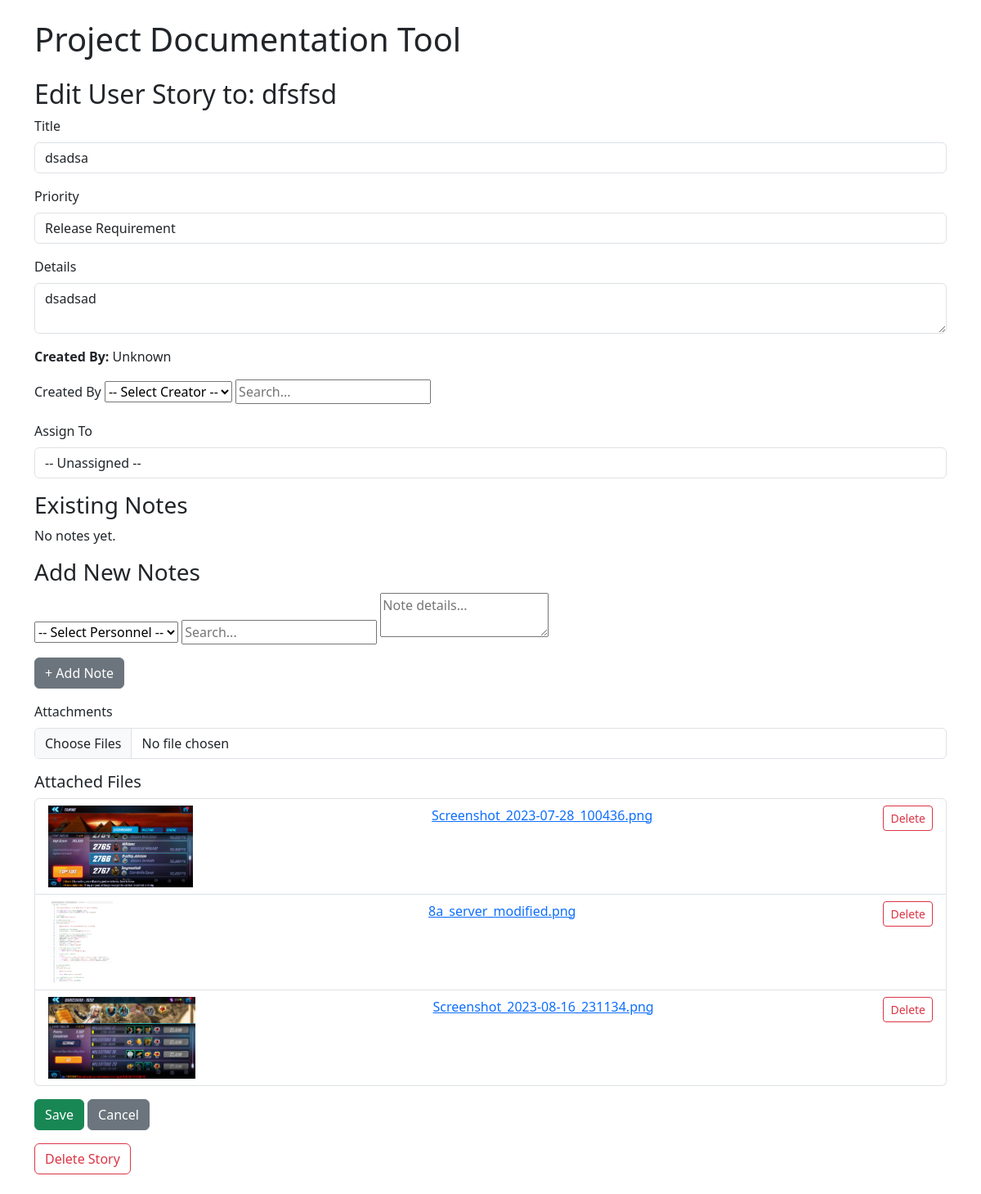
/story/1/edit, run on the app's committed database.
### models.py (models this page shows)
class Feature(db.Model):
    id = db.Column(db.Integer, primary_key=True)
    project_id = db.Column(db.Integer, db.ForeignKey('project.id'), nullable=False)
    parent_feature_id = db.Column(db.Integer, db.ForeignKey('feature.id'), nullable=True)
    title = db.Column(db.String(200), nullable=True)
    description = db.Column(db.Text)
    created_at = db.Column(db.DateTime, default=datetime.utcnow)
    ranking = db.Column(db.Integer)  # 1=MVP, 2=Desired, 3=Nice to have
    parent = db.relationship('Feature', remote_side=[id], backref='subfeatures')
    user_stories = db.relationship('UserStory', backref='feature', lazy=True, cascade="all, delete-orphan")

class UserStory(db.Model):
    id = db.Column(db.Integer, primary_key=True)
    feature_id = db.Column(db.Integer, db.ForeignKey('feature.id'), nullable=False)
    title = db.Column(db.String(200), nullable=True)
    details = db.Column(db.Text)
    created_by_id = db.Column(db.Integer, db.ForeignKey('personnel.id'))
    created_by = db.relationship('Personnel', foreign_keys=[created_by_id])
    created_at = db.Column(db.DateTime, default=datetime.utcnow)
    image_path = db.Column(db.String(255))
    ado_added = db.Column(db.Boolean, default=False)
    assigned_to_id = db.Column(db.Integer, db.ForeignKey('personnel.id'), nullable=True)
    ranking = db.Column(db.Integer)  # 1=MVP, 2=Desired, 3=Nice to have
    assigned_to = db.relationship(
        'Personnel',
        foreign_keys=[assigned_to_id],
        backref='assigned_stories'
    )
    attachments = db.relationship('Attachment', backref='story', lazy=True, cascade="all, delete-orphan")
    notes = db.relationship('Note', back_populates='story', cascade="all, delete-orphan")

class Attachment(db.Model):
    id = db.Column(db.Integer, primary_key=True)
    filename = db.Column(db.String(200), nullable=False)
    story_id = db.Column(db.Integer, db.ForeignKey('user_story.id'), nullable=False)

### app.py (the view, shortened to what this page needs)
@app.route("/story/<int:story_id>/edit", methods=["GET", "POST"])
def edit_story(story_id):
    story = UserStory.query.get_or_404(story_id)
    personnel = Personnel.query.order_by(Personnel.name).all()
    return render_template("story_form.html", story=story, personnel=personnel, feature=story.feature)

### templates/story_form.html (shortened to what this page needs)
{% extends 'base.html' %}
{% block content %}
<h2>{{ 'Edit' if story else 'Add' }} User Story to: {{ feature.title }}</h2>
<form method="POST" enctype="multipart/form-data">
  <div class="mb-3">
    <label class="form-label">Title</label>
    <input name="title" class="form-control" value="{{ story.title if story else '' }}" required />
  </div>
<div class="mb-3">
  <label class="form-label">Priority</label>
  <select name="ranking" class="form-control">
    <option value="1" {% if story and story.ranking == 1 %}selected{% endif %}>Release Requirement</option>
  </select>
</div>
  <div class="mb-3">
    <label class="form-label">Details</label>
    <textarea name="details" class="form-control" required>{{ story.details if story else '' }}</textarea>
  </div>
<p><strong>Created By:</strong> {{ story.created_by.name if story and story.created_by else "Unknown" }}</p>
<div class="mb-3">
  <label class="form-label">Created By</label>
  <select class="person-select" name="created_by_id">
    <option value="">-- Select Creator --</option>
  </select>
  <input type="text" class="person-autocomplete" placeholder="Search...">
</div>
<div class="mb-3">
<label class="form-label" for="assigned_to">Assign To</label>
<select name="assigned_to_id" id="assigned_to" class="form-control">
  <option value="">-- Unassigned --</option>
</select>
</div>
  <div class="mb-3">
    <h3>Existing Notes</h3>
    {% if story and story.notes %}
    <table border="1" class="table">
      <tr><th>Date</th><th>Details</th><th>Personnel</th></tr>
      {% for note in story.notes %}
      <tr>
        <td>{{ note.created_at.strftime('%Y-%m-%d') }}</td>
        <td>{{ note.details }}</td>
        <td>{{ note.personnel.name }}</td>
      </tr>
      {% endfor %}
    </table>
    {% else %}
    <p>No notes yet.</p>
    {% endif %}
  </div>
  <div id="notes-section" class="mb-3">
    <h3>Add New Notes</h3>
    <div id="notes-form">
      <div class="note-block mb-3">
        <select class="person-select" name="personnel_id[]">
          <option value="">-- Select Personnel --</option>
        </select>
        <input type="text" class="person-autocomplete" placeholder="Search...">
        <textarea name="note_details[]" placeholder="Note details..."></textarea>
      </div>
    </div>
    <button type="button" class="btn btn-secondary" onclick="addNoteBlock()">+ Add Note</button>
  </div>
  <div class="mb-3">
    <label class="form-label">Attachments</label>
    <input type="file" name="attachments" class="form-control" multiple />
  </div>
  {% if story and story.attachments %}
  <h5>Attached Files</h5>
  <ul class="list-group mb-3">
    {% for file in story.attachments %}
    <li class="list-group-item d-flex justify-content-between align-items-start">
      {% if file.filename.endswith(('.png', '.jpg', '.jpeg', '.gif')) %}
      <img src="{{ url_for('static', filename='uploads/' ~ file.filename) }}" style="max-height: 100px; margin-right: 10px" />
      {% endif %}
      <a href="{{ url_for('static', filename='uploads/' ~ file.filename) }}" target="_blank">{{ file.filename }}</a>
      <button type="button"
        class="btn btn-sm btn-outline-danger"
        onclick="deleteAttachment({{ file.id }})">
  Delete
</button>
    </li>
    {% endfor %}
  </ul>
  {% endif %}
  <div class="d-flex justify-content-between align-items-center">
    <div>
      <button type="submit" class="btn btn-success">Save</button>
      <a href="{{ url_for('view_project', project_id=feature.project_id) }}" class="btn btn-secondary">Cancel</a>
    </div>
  </div>
</form>
{% if story %}
<form
  action="{{ url_for('delete_story', story_id=story.id) }}"
  method="post"
  onsubmit="return confirm('Are you sure you want to delete this story?');"
  style="margin-top: 1rem;"
>
  <button type="submit" class="btn btn-outline-danger">Delete Story</button>
</form>
{% endif %}
{% endblock %}

### data on the page
Feature: title "dfsfsd"
UserStory: title "dsadsa", ranking "Release Requirement", details "dsadsad"
Attachment: filename (picture), filename "Screenshot_2023-07-28_100436.png"
Attachment: filename (picture), filename "8a_server_modified.png"
Attachment: filename (picture), filename "Screenshot_2023-08-16_231134.png"

### other printed values
{{ 'Edit' if story else 'Add' }} "Edit"
{{ story.created_by.name if story and story.created_by else "Unknown" }} "Unknown"
